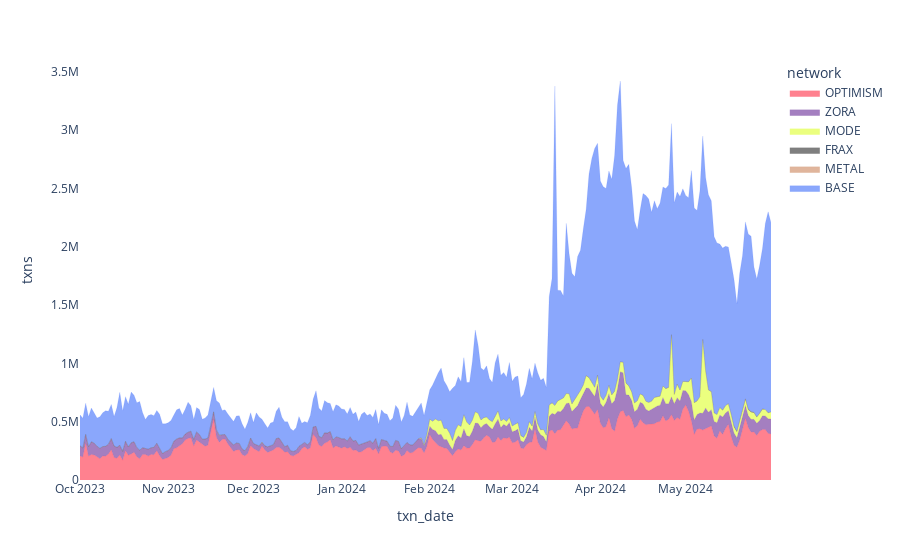

The notebook cell this image was saved under:
### Code cell
palette = {
    'OPTIMISM': '#FF0420',
    'BASE': '#1750FA',
    'ZORA': 'indigo',
    'MODE': '#D7FF00',
    'METAL': '#C16C3B',
    'FRAX': '#000000'
}
fig = px.area(
    data_frame=df_txns, x='txn_date', y='txns', color='network', 
    color_discrete_map=palette,
    category_orders={'network': ['OPTIMISM', 'ZORA', 'MODE', 'FRAX', 'METAL', 'BASE']}
)
fig.update_layout(
    xaxis=dict(showgrid=False),
    yaxis=dict(showgrid=False),
    plot_bgcolor='rgba(0, 0, 0, 0)',
    paper_bgcolor='rgba(0, 0, 0, 0)',
)
fig.update_traces(line=dict(width=.1))
